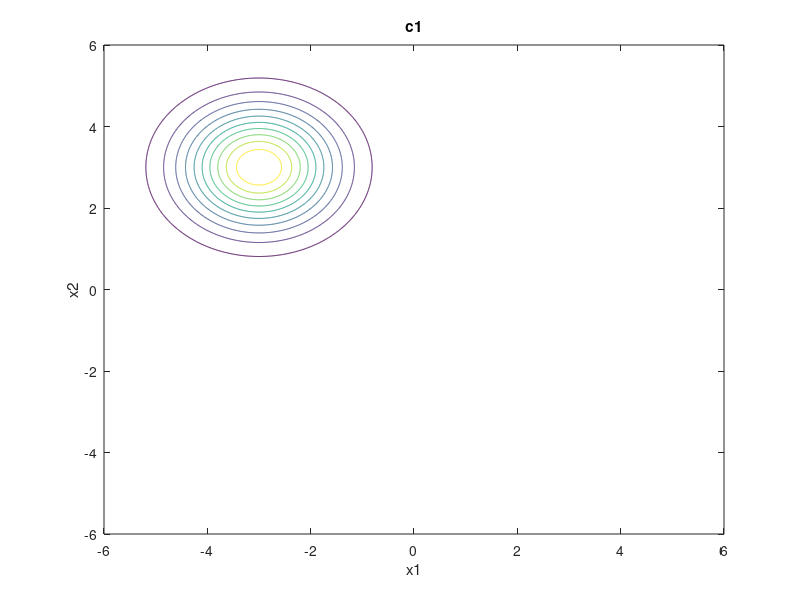

Here is the MATLAB script that generated this plot: (Note: this script raises an error after producing the figure.)
x1=[-6:0.01:+6];
x2=[-6:0.01:+6];
[X1,X2] = meshgrid(x1,x2);
X = [X1(:) X2(:)];

%c1
mu = [-3 3];
sigma = [1 0 ; 0 1];
y = mvnpdf(X,mu,sigma);
y = reshape(y,length(x2),length(x1));
S = mvnrnd(mu,sigma,500);
figure(1)

[M,f] = contour(X1,X2,y);
xlabel('x1')
ylabel('x2')
title('c1')
f.LineWidth = 2;
hold on
plot(S(:,1),S(:,2),'.');
hold off

%c2
mu = [0 0];
sigma = [1 0.99 ; 0.99 1];
y = mvnpdf(X,mu,sigma);
y = reshape(y,length(x2),length(x1));
S = mvnrnd(mu,sigma,500);
figure(2)

[M,f] = contour(X1,X2,y);
xlabel('x1')
ylabel('x2')
title('c2')
f.LineWidth = 2;
hold on
plot(S(:,1),S(:,2),'.');
hold off
%c3
mu = [3 -3];
sigma = [1 0 ; 0 0.3];
y = mvnpdf(X,mu,sigma);
y = reshape(y,length(x2),length(x1));
S = mvnrnd(mu,sigma,500);
figure(3)

[M,f] = contour(X1,X2,y);
xlabel('x1')
ylabel('x2')
title('c3')
f.LineWidth = 2;
hold on
plot(S(:,1),S(:,2),'.');
hold off

